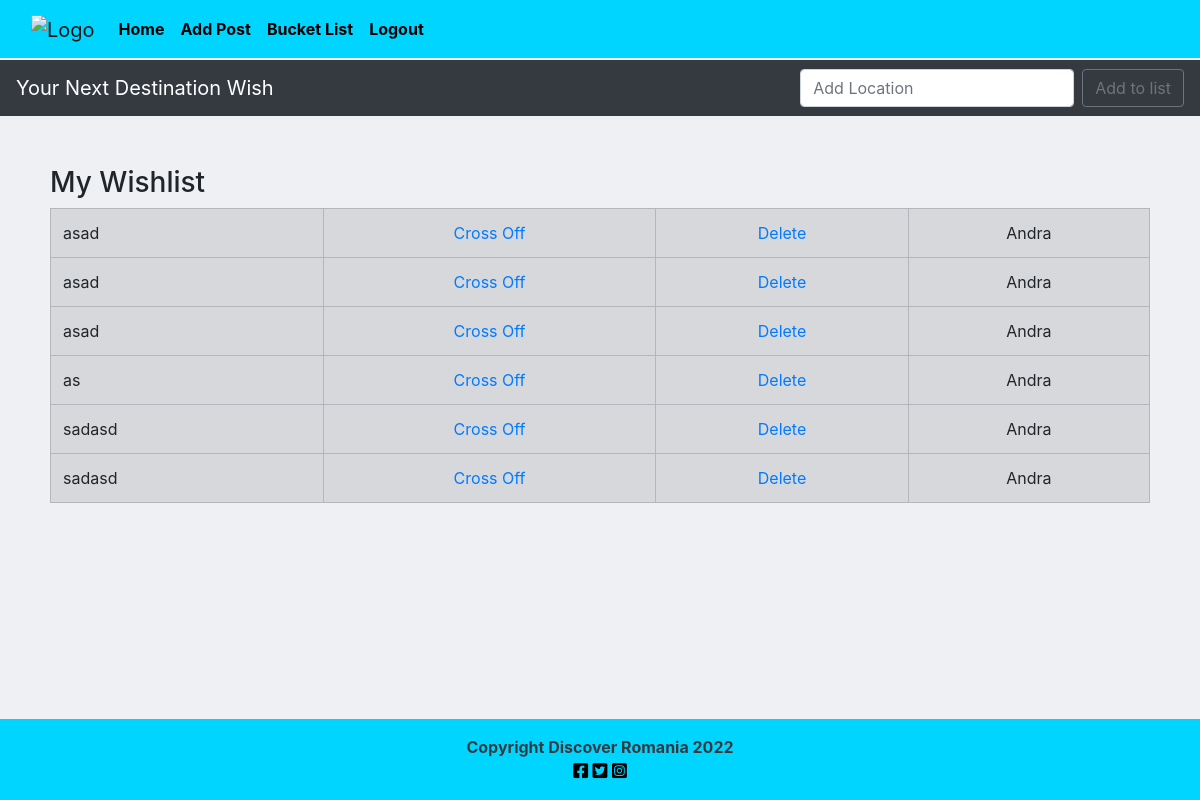
/wish/ (signed in), run on an earlier commit of the app's database.
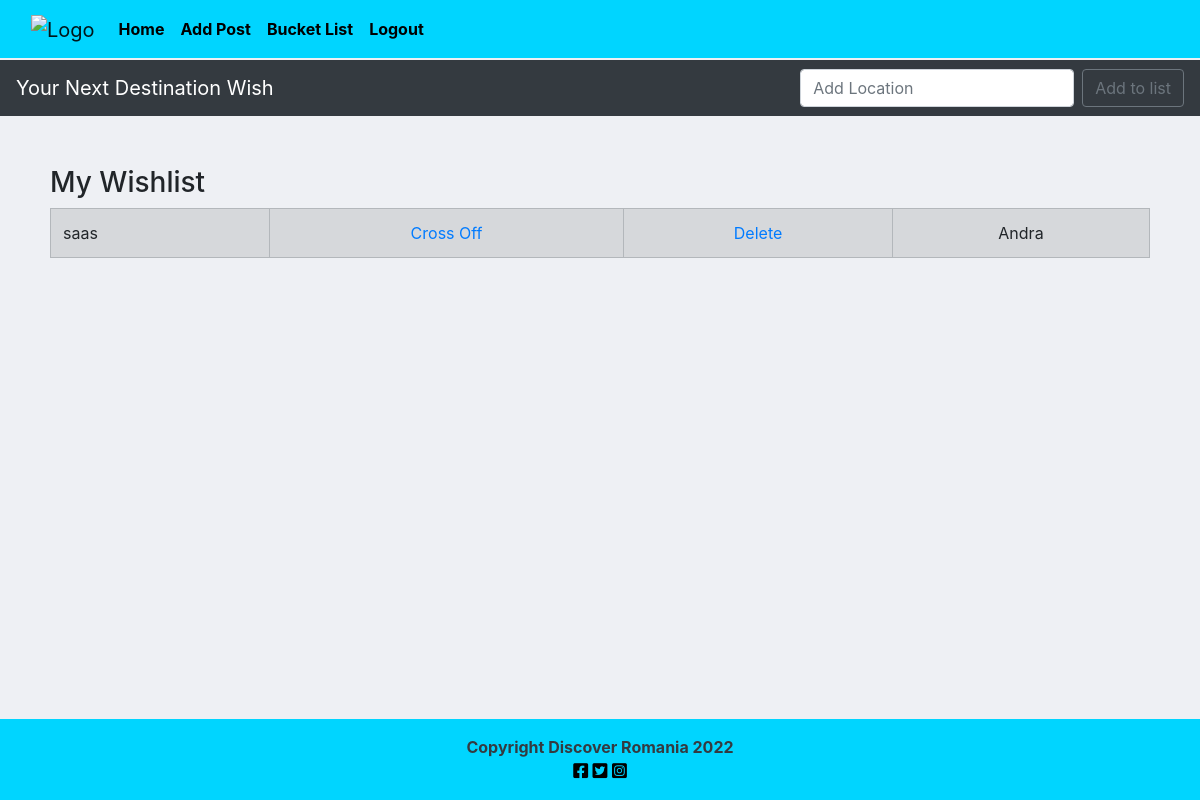
And on a later commit of the database.
### wish/models.py (models this page shows, shortened)
class Wish(models.Model):
    item = models.CharField(max_length=200)
    completed = models.BooleanField(default=False)
    author = models.ForeignKey(User, on_delete=models.CASCADE)

### wish/views.py (the view)
# urls.py: path('', views.create_wish, name="wish_create"),
@login_required
def create_wish(request):
    if request.method == 'POST':
        form = WishForm(request.POST)
        if form.is_valid():
            wish = form.save(commit=False)
            wish.author = request.user
            wish.save()
            my_items = Wish.objects.filter(author=request.user)
            all_items = Wish.objects.filter(~Q(author=request.user))
            messages.success(request, (
               "Your location that you want to "
               "visit has been added to List !"))
            return render(request, "wish/wish.html", {'all_items': all_items, 'my_items': my_items})
    else:
        my_items = Wish.objects.filter(author=request.user)
        all_items = Wish.objects.filter(~Q(author=request.user))
        return render(request, "wish/wish.html", {'all_items': all_items, 'my_items': my_items})

### templates/wish/wish.html (shortened to what this page needs)
{% extends 'base.html' %}
{% load static %}
{% block content %}
<nav class="navbar navbar-expand navbar-dark bg-dark">
  <a class="navbar-brand" href=""> Your Next Destination Wish</a>
  <div class="collapse navbar-collapse" id="navbarSupportedContent">
      <form class="form-inline my-2 my-lg-0" method ="POST">
        <input class="form-control mr-sm-2" type="search" placeholder="Add Location" aria-label="Search" name="item">
        <button class="btn btn-outline-secondary my-2 my-sm-0" type="submit">Add to list</button>
      </form>
  </div>
</nav>
{% if my_items %}
<div class="wish-table">
  <h3>My Wishlist</h3>
  <table class ="table table-bordered">
  {% for things in my_items %}
    {% if  things.completed %}
      <tr>
        <td class ="table-success">{{ things.item }}</td>
        <td class ="table-success"><center><a href="{% url 'uncross' things.id %}">Uncross</a></center></td>
        <td class ="table-success"><center><a href="{% url 'delete' things.id %}">Delete</a></center></td>
        <td class ="table-success"><center>{{things.author}}</center></td>
      </tr>
    {% else %}
      <tr class="table-secondary">
          <td>{{ things.item }}</td>
          <td><center><a href="{% url 'cross_off' things.id %}">Cross Off</a></center></td>
          <td><center><a href="{% url 'delete' things.id %}">Delete</a></center></td>
          <td><center>{{things.author}}</center></td>
      </tr>
    {% endif %}
  {% endfor %}
  </table>
</div>
{% endif %}
{% endblock %}

### templates/base.html (shortened to what this page needs)
{% load static %}
<!DOCTYPE html>
<html class="h-100" lang="en">
<head>
  {% include 'layout/head.html' %}
</head>
<body style ="padding-top : 50px;" class="d-flex flex-column h-100 main-bg">
    {% include 'layout/navbar.html' %}
    <div class="container">
        <div class="row">
        </div>
    </div>
    <main class="flex-shrink-0 main-bg">
        {% block content %}{% endblock content %}
    </main>
    {% include 'layout/footer.html' %}
</body>
</html>

### templates/layout/head.html (shortened to what this page needs)
{% load static %}
<link rel="stylesheet" href="https://cdnjs.cloudflare.com/ajax/libs/font-awesome/5.15.3/css/all.min.css">
<link rel="stylesheet" href="https://cdn.jsdelivr.net/npm/bootstrap@4.6.2/dist/css/bootstrap.min.css">
<link rel="stylesheet" type="text/css" href="{% static 'css/style.css' %}">
<link rel="stylesheet" type="text/css" href="{% static 'css/wish.css' %}">

### templates/layout/navbar.html (shortened to what this page needs)
<nav class="navbar fixed-top navbar-expand-lg navbar-light" style="background-color:#00D5FF;">
    <div class="container-fluid">
         <a class="navbar-brand " href="{% url 'home' %}"><img src="https://res.cloudinary.com/dak5x9tte/image/upload/v1667558389/Black_Minimalist_Mountain_Peak_Logo_500_200px_ybelbw.png" style="width: 100px;" ; alt="Logo"></a>
        <div class="collapse navbar-collapse" id="navbarText">
            <ul class="navbar-nav me-auto mb-2 mb-lg-0">
                <li class="nav-item">
                    <a class="nav-link active" aria-current="page" href="{% url 'home' %}">Home</a>
                </li>
                {% if user.is_authenticated %}
                <li class="nav-item">
                    <a class="nav-link" href="{% url 'post_create' %}">Add Post</a>
                </li>
                <li class="nav-item">
                    <a class="nav-link" href="{% url 'wish_create' %}">Bucket List</a>
                </li>
                <li class="nav-item">
                    <a class="nav-link" href="{% url 'account_logout' %}">Logout</a>
                </li>
                {% endif %}
            </ul>
        </div>
    </div>
</nav>

### templates/layout/footer.html
<footer class="footer mt-auto py-3 dark-bg "style="background-color:#00D5FF;">
    <p class="m-0 text-center font-weight-bold text-dark">Copyright Discover Romania 2022</p>
    <div class="m-0 text-center social-networks">
        <a href="https://www.facebook.com" target="_blank" rel="noopener" aria-label="facebook"><i
            class="fab fa-facebook-square ms-3"></i></a>
        <a href="https://www.twitter.com" target="_blank" rel="noopener" aria-label="twitter"><i
                class="fab fa-twitter-square ms-3"></i></a>
        <a href="https://www.instagram.com" target="_blank" rel="noopener" aria-label="instagram"><i
                    class="fab fa-instagram-square ms-3"></i></a>
    </div>
</footer>

### static/css/style.css (style rules this page uses)
body { background-color: #EEF0F4; }
.dark-bg { background-color: #000000; }
.main-bg { background-color: #EEF0F4; }
.row { padding-top: 10px; }
.nav-item { font-weight:bold; }
.navbar-light .navbar-nav .nav-link.active { color: #000000; }
.navbar-light .navbar-nav .nav-link { color:#000000; }
.social-networks a { font-size:17px; color:#000000; }

### static/css/wish.css (style rules this page uses)
.wish-table { margin: 0 auto; padding: 50px 50px 0 50px; }
.wish-table:last-child { padding: 50px; }

What changed in the data, as far as the page shows it:
removed Wish: item "asad", author "Andra"
removed Wish: item "asad", author "Andra"
removed Wish: item "asad", author "Andra"
removed Wish: item "as", author "Andra"
removed Wish: item "sadasd", author "Andra"
removed Wish: item "sadasd", author "Andra"
added Wish: item "saas", author "Andra"
